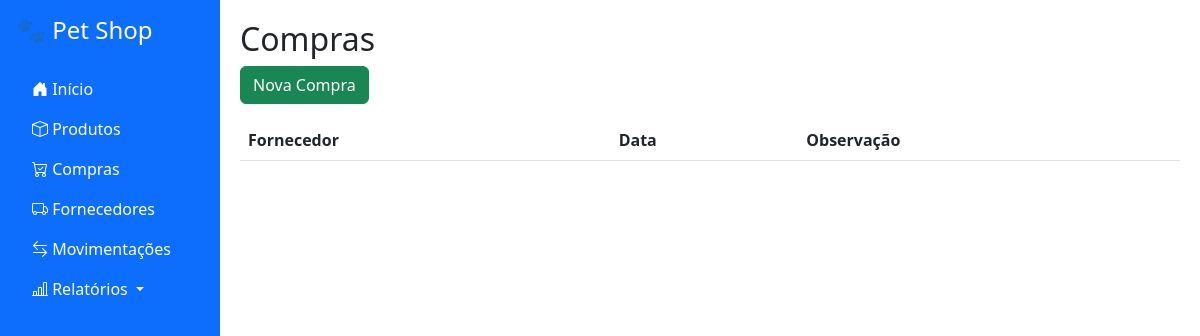
The page /compras on the database as committed earlier.
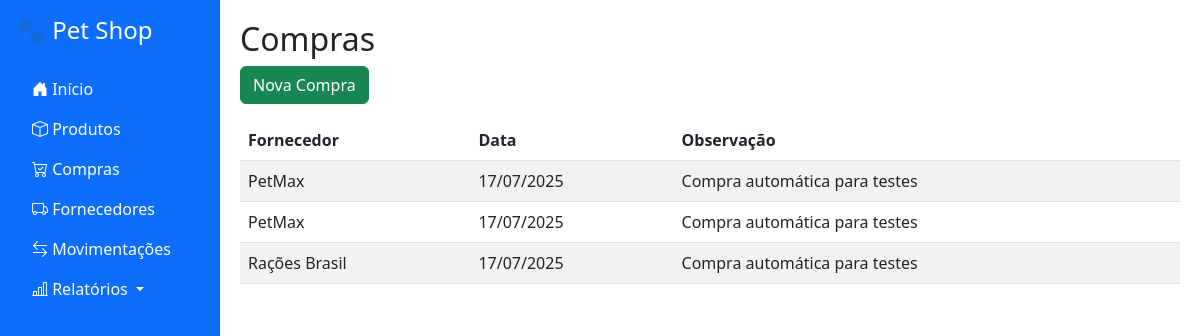
The same page on the database as committed later.
### app/models.py (models this page shows)
class Compra(db.Model):
    id = db.Column(db.Integer, primary_key=True)
    fornecedor_id = db.Column(db.Integer, db.ForeignKey('fornecedor.id'))
    data = db.Column(db.DateTime, default=datetime.utcnow)
    observacao = db.Column(db.String(200))
    fornecedor = db.relationship('Fornecedor', backref='compras')

class Fornecedor(db.Model):
    id = db.Column(db.Integer, primary_key=True)
    nome = db.Column(db.String(100), nullable=False)
    contato = db.Column(db.String(100))
    avaliacao = db.Column(db.Integer)

### app/routes.py (the view)
@app.route("/compras")
def listar_compras():
    compras = Compra.query.all()
    return render_template("compras.html", compras=compras)

### app/templates/compras.html
{% extends 'base.html' %}
{% block content %}
<h2>Compras</h2>
<a class="btn btn-success mb-3" href="{{ url_for('nova_compra') }}">Nova Compra</a>
<table class="table table-striped">
    <thead>
        <tr>
            <th>Fornecedor</th>
            <th>Data</th>
            <th>Observação</th>
        </tr>
    </thead>
    <tbody>
        {% for compra in compras %}
        <tr>
            <td>{{ compra.fornecedor.nome }}</td>
            <td>{{ compra.data.strftime('%d/%m/%Y') }}</td>
            <td>{{ compra.observacao }}</td>
        </tr>
        {% endfor %}
    </tbody>
</table>
{% endblock %}

Rows that differ between the two databases and show on the page:
added Compra: fornecedor.nome "PetMax", data "17/07/2025", observacao "Compra automática para testes"
added Compra: fornecedor.nome "PetMax", data "17/07/2025", observacao "Compra automática para testes"
added Compra: fornecedor.nome "Rações Brasil", data "17/07/2025", observacao "Compra automática para testes"
